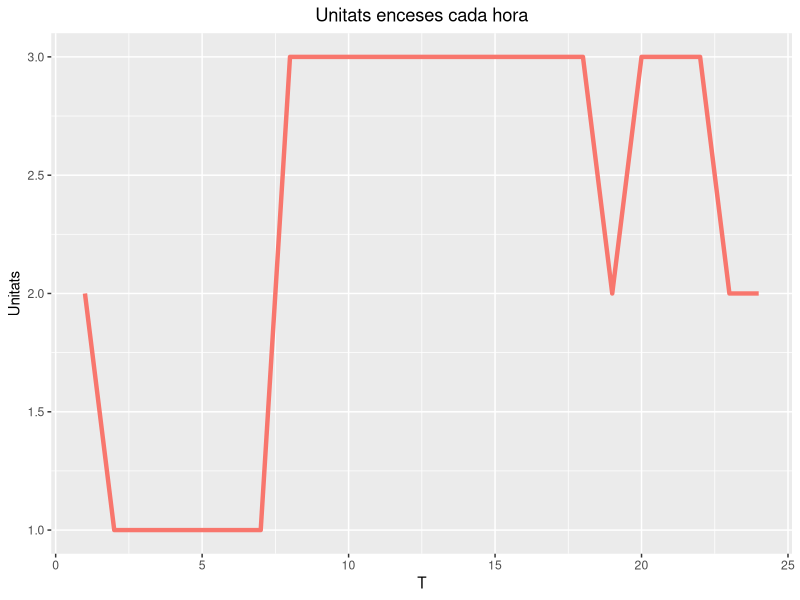
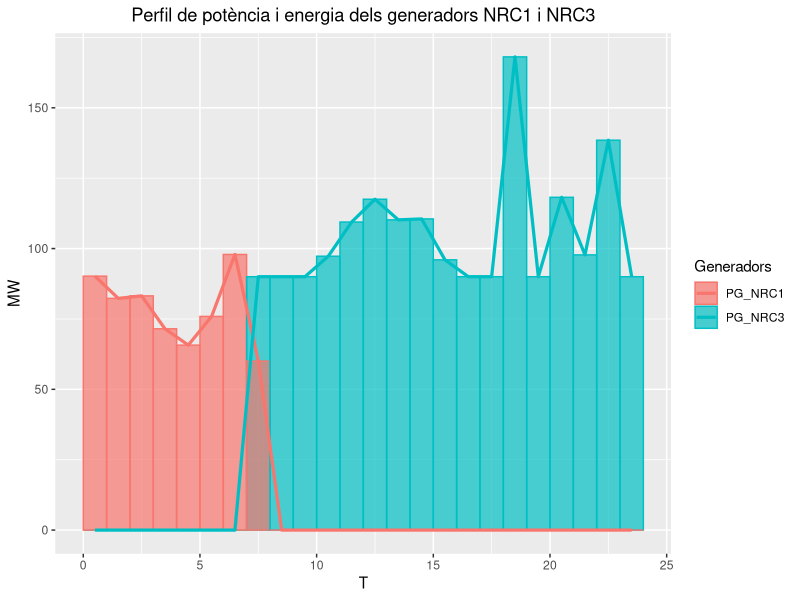
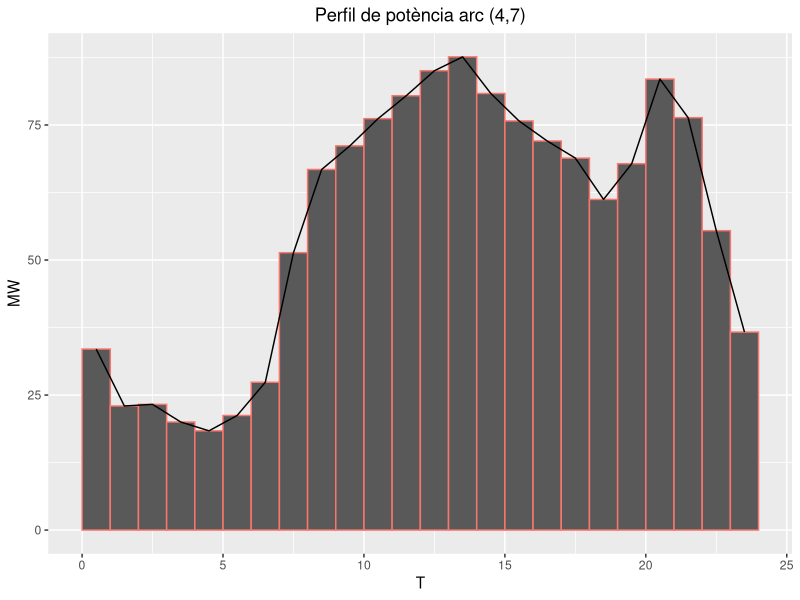
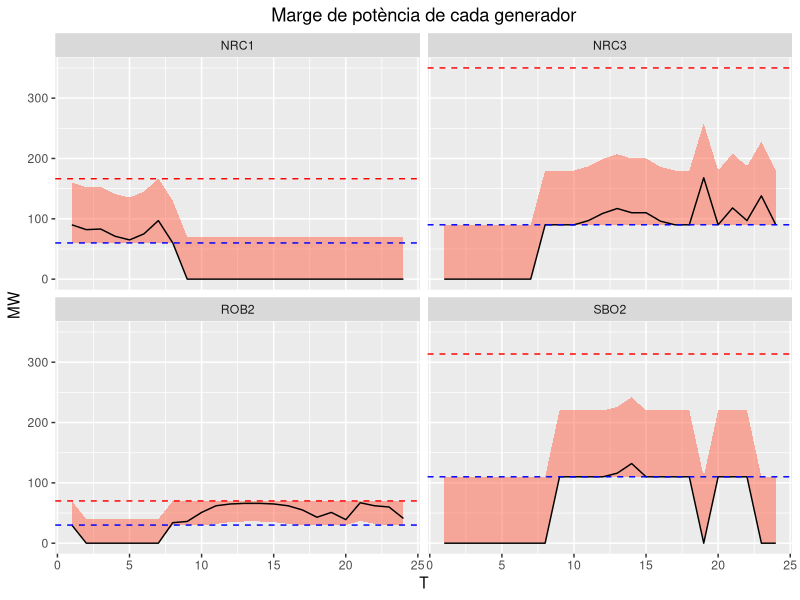
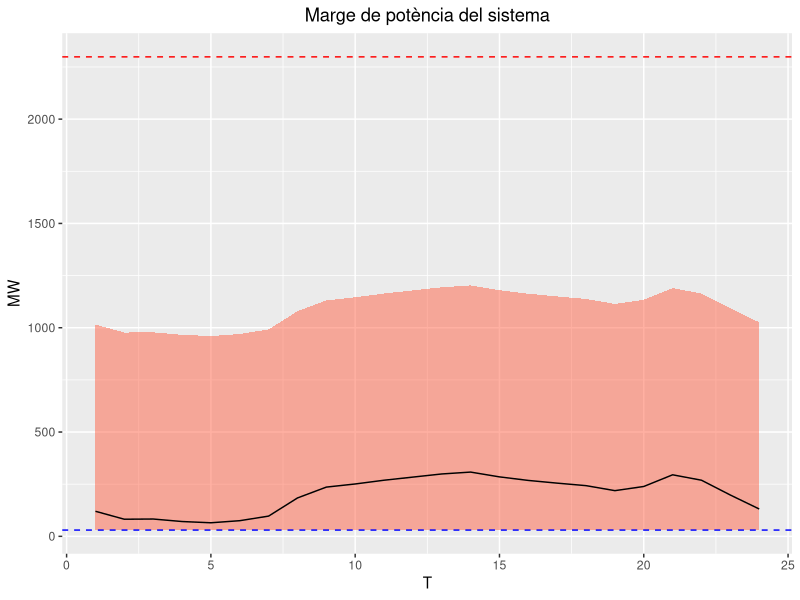

These figures' R source, in order:
setwd(dirname(rstudioapi::getActiveDocumentContext()$path))
library(ggplot2)
library(tidyr)
library(dplyr)

 #### Apartat 1 Flux elèctric òptim #### 

## a) Funció objectiu i variables de la solució òptima 

# CostTotal = 955484
P <- read.table("P.txt", header = TRUE)
pg <- read.table("Apartat1_5_PG.txt", header = TRUE)
th <- read.table("Apartat1_5_TH.txt", header = TRUE)
u <- read.table("Apartat1_5_u.txt", header = TRUE)

arcs <- c("()", "(1,5)", "(2,3)", "(2,4)", "(2,5)", "(3,4)", "(4,5)", "(4,7)", "(4,9)", "(5,6)", "(6,11)", "(6,12)", "(6,13)", "(7,8)", "(7,9)", "(9,10)", "(9,14)", "(10,11)", "(12,13)", "(13,14)")
colnames(P) <- arcs
colnames(th) <- paste("Th", 1:14, sep="")

## b) unitats necesaries per satisfer la demanda dels nodes a cada periode de temps 

df2 <- read.table("Apartat1_2.txt", header=T)
colnames(df2) <- "nUnitats"
df2$T <- 1:24
ggplot(data = df2) +
  geom_line(aes(x = T, y = nUnitats, color = "pink"), linewidth=1.5) +
  labs(title = "Unitats enceses cada hora", x = "T", y = "Unitats") +
  theme(legend.position = "none",plot.title = element_text(hjust = 0.5))

## c) gràfic del perfil de potència i energia de dues unitats generadores al llarg del temps
T <- 1:24
df3 <- read.table("Apartat1_3.txt", header = TRUE)
df3$T <- T
df32 <- pivot_longer(df3, cols = c(PG_NRC3, PG_NRC1), names_to = "Generadors", values_to = "Potencia")

df32$Tprev <- df32$T -1

ggplot(data = df32) + 
  geom_rect(aes(xmin = Tprev, xmax = T, ymin = 0, ymax = Potencia, fill = Generadors, color = Generadors), 
            alpha = 0.7) +
  geom_line(aes(x = (T-0.5), y = Potencia, color = factor(Generadors)), linewidth = 1.1) +
  labs(title = "Perfil de potència i energia dels generadors NRC1 i NRC3", x = "T", y = "MW") +
  theme(plot.title = element_text(hjust = 0.5))

## d) quin és l'arc més sobrecarregat? gràfic del seu perfil de potència al llarg del temps 

# com a definicio de sobrecarrega hem sumat les carregues absolutes que passen per cada arc i diem que el mes carregat es el que te la suma més alta. 

pot <- matrix(c(1,2,289.897,
                1,5,839.888,
                2,3,389.582,
                2,4,1133.52,
                2,5,1035.12,
                3,4,733.77,
                4,5,472.025,
                4,7,1363.83,
                4,9,758.595,
                5,6,1312.88,
                6,11, 1086.39,
                6,12,58.8122,
                6,13,167.676,
                7,8,121.1,
                7,9,1242.73,
                9,10, 1160.41,
                9,14,130.088,
                10,11,37.0086,
                12,13,34.0122,
                13,14,154.888)
              , ncol = 3, byrow = T)

pot[which.max(pot[,3]),] # arc L=(4,7) més sobrecarregat 

arc <- read.table("Apartat1_41.txt", header = TRUE)
arc$T <- T
arc$Tprev <- T-1

ggplot(data = arc) + 
  geom_rect(aes(xmin = Tprev, xmax = T, ymin = 0, ymax = potencia, color = "black")) +
  geom_line(aes(x = T-0.5, y = potencia))+
  labs(title = "Perfil de potència arc (4,7)", x = "T", y = "MW") +
  theme(legend.position = "none", plot.title = element_text(hjust = 0.5))

## e) marge de potència disponible té el sistema a cada període per absorbir eventuals desajustos d oferta i o demanda
marges <- read.table("Apartat_42.txt", header = TRUE)
U <- marges$rup
D <- marges$rdown
M <- marges
# marges de generadors oberts
pg2 <- pg[,-which(sapply(pg, sum)==0)]
pg2$T <- T
marges$generador <- colnames(pg)
marges <- marges[-which(sapply(pg, sum)==0),]
rownames(marges) <- marges$generador

# fem un df en format allargat per poder fer el ggplot b
potencia_hores <- pivot_longer(data = pg2, cols = 1:4, names_to = "generador", values_to = "mgw")

# unim els marges amb les dades de potencia i ajustem els marges per cada temps i generador 
prova <- left_join(marges[,3:5], potencia_hores, by="generador")
prova[prova$rdown < 0, 2] <- 0
prova[,"rdown"] <- prova$mgw-prova$rdown
prova[,"rup"] <- prova$mgw+prova$rup
prova[prova[,"rdown"]<0,"rdown"] <- 0

prova2 <- prova

# ajustem els marges pq on siguin mes grans q pmin i mes petits q pmax 
for(i in 1:nrow(prova)){
  if(prova[i,"mgw"]>0 && prova[i, "rdown"]<marges[prova[i,"generador"],"pmin"]){
    prova2[i, "rdown"] <- marges[prova[i,"generador"],"pmin"]
  } 
  else if(prova[i, "rup"]>=marges[prova[i,"generador"],"pmax"]){
    prova2[i, "rup"] <- marges[prova[i,"generador"],"pmax"]
  }
}
prova2[prova2$generador=="ROB2"& prova2$rup > 40, "rup"] <- 70

# gràfic per cada generador obert
ggplot(data = prova2, aes(x = T, y = mgw)) + 
  geom_ribbon(aes(ymin = rdown, ymax = rup), fill = "tomato", alpha = 0.5) +
  geom_line() +
  facet_wrap(~generador, ncol = ) +
  labs(title = "Marge de potència de cada generador", x="T", y="MW")+
  geom_hline(data = marges, aes(yintercept = pmax), color = "red", linetype = "dashed") +
  geom_hline(data = marges, aes(yintercept = pmin), color = "blue", linetype = "dashed") +
  theme(plot.title = element_text(hjust = 0.5))

  
# ara ho fem per a tots els generadors: capcitat del sistema
total <- prova %>% group_by(T) %>% summarise(potencia = sum(mgw))
up_total <- sum(U)
down_total <- sum(D)

total$up <- total$potencia + up_total#colSums(t(u)*U) # generadors oberts * rampa up
total$down <- total$potencia - down_total#colSums(t(u)*D) # generadors oberts * rampa down
pmax_total <- sum(M$pmax) # suma dels maxims
pmin_total <- min(M$pmin) # minim dels minims

total[total$down<pmin_total,"down"] <- pmin_total

 
m <- c(pmax_total, pmin_total)

ggplot(data = total, aes(x = T, y = potencia)) + 
  geom_ribbon(aes(ymin = down, ymax = up), fill = "tomato", alpha = 0.5) +
  geom_line() +
    labs(title = "Marge de potència del sistema", x="T", y="MW")+
  geom_hline(aes(yintercept = pmax_total), color = "red", linetype = "dashed") +
  geom_hline(aes(yintercept = pmin_total), color = "blue", linetype = "dashed") +
  theme(plot.title = element_text(hjust = 0.5))

## f) creus que pot tenir setnit incrementar la capacitat d'alguna unitat generadora? si es així, quina inversió econòmica estaries disposat a fer? 

# L unic generador que es veu limitat per la capacitat és el ROB2. La resta sempre estan per sota el màxim. 
